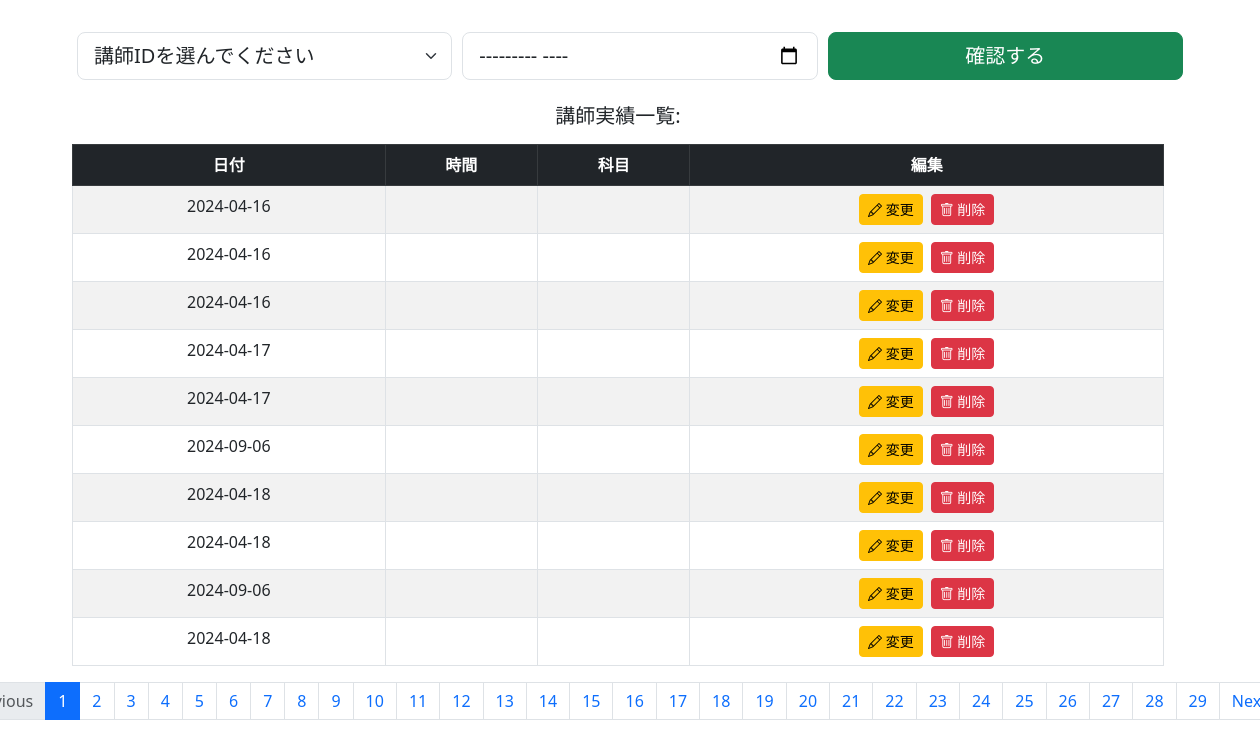
/graduation/timetable1.php, run on the app's committed database.
### tables this page shows
CREATE TABLE IF NOT EXISTS `timetable` (
  `id` int NOT NULL AUTO_INCREMENT,
  `teacher_name` varchar(15) NOT NULL,
  `subject` varchar(255) NOT NULL,
  `lecture_date` date NOT NULL,
  `start_time` time DEFAULT NULL,
  `end_time` time DEFAULT NULL,
  `classroom` varchar(100) DEFAULT NULL,
  PRIMARY KEY (`id`)
);

### graduation/timetable1.php (the view, shortened to what this page needs)
<!DOCTYPE html>
<html lang="ja">
<head>
    <link href="https://cdn.jsdelivr.net/npm/bootstrap@5.3.0/dist/css/bootstrap.min.css" rel="stylesheet">
</head>
<body>
<!DOCTYPE html>
<html lang="en">
<head>
    <link href="https://cdn.jsdelivr.net/npm/bootstrap@5.3.0-alpha1/dist/css/bootstrap.min.css" rel="stylesheet">
    <link href="https://cdnjs.cloudflare.com/ajax/libs/bootstrap-icons/1.8.3/font/bootstrap-icons.min.css" rel="stylesheet">
</head>
<body>
    <div class="container mt-3">
        <?php
        include('database.php');
        ?>
        <div class="row ">
            <div class="col-sm-12 mt-3">
                <form action="<?php echo htmlspecialchars($_SERVER["PHP_SELF"]); ?>" method="post">
                    <div class="flex-container">
                        <select class="form-select form-select-lg" id="sel1" name="sellist1">
                            <option value="">講師IDを選んでください</option>
                        </select>
                        <input type="month" class="form-control form-control-lg" id="month" name="month">
                        <button type="submit" class="btn btn-success btn-lg" id="submit" name="submit">確認する</button>
                    </div>
                </form>
            </div>
            <div class="row mt-2 text-center">
    <?php
    $sel1 = $_POST['sellist1'] ?? null;
    $selectedMonth = $_POST['month'] ?? null;
    $results_per_page = 10;
    $page = isset($_GET['page']) && is_numeric($_GET['page']) ? (int)$_GET['page'] : 1;
    $start_from = ($page - 1) * $results_per_page;
    if (isset($_POST['submit']) && ($sel1 || $selectedMonth)) {
        $query = "SELECT * FROM timetable WHERE 1=1";
        if ($sel1) {
            $query .= " AND id = ?";
        }
        if ($selectedMonth) {
            $year = date("Y", strtotime($selectedMonth));
            $month = date("m", strtotime($selectedMonth));
            $query .= " AND YEAR(lecture_date) = ? AND MONTH(lecture_date) = ?";
        }
        $query .= " LIMIT ?, ?";
        $stmt = $conn->prepare($query);
        if ($sel1 && $selectedMonth) {
            $stmt->bind_param("ssiii", $sel1, $year, $month, $start_from, $results_per_page);
        } elseif ($sel1) {
            $stmt->bind_param("sii", $sel1, $start_from, $results_per_page);
        } elseif ($selectedMonth) {
            $stmt->bind_param("ssii", $year, $month, $start_from, $results_per_page);
        }
        $stmt->execute();
        $result_teacher = $stmt->get_result();
    } else {
        $query = "SELECT * FROM timetable LIMIT ?, ?";
        $stmt = $conn->prepare($query);
        $stmt->bind_param("ii", $start_from, $results_per_page);
        $stmt->execute();
        $result_teacher = $stmt->get_result();
    }
    $total_rows_query = "SELECT COUNT(*) AS total FROM timetable";
    $total_rows_result = $conn->query($total_rows_query);
    $total_rows = $total_rows_result->fetch_assoc()['total'];
    $total_pages = ceil($total_rows / $results_per_page);
    if ($result_teacher->num_rows > 0) {
        echo "<h5 class='mb-3 mt-3'>講師実績一覧:</h5>";
        echo "<div class='table-responsive'>";
        echo "<table class='table table-striped table-bordered'>";
        echo "<thead class='table-dark'><tr>";
        echo "<th>日付</th>";
        echo "<th>時間</th>";
        echo "<th>科目</th>";
        echo "<th>編集</th>";
        echo "</tr></thead>";
        echo "<tbody>";
        while ($row_teacher = $result_teacher->fetch_assoc()) {
            echo "<tr>";
            echo "<td>" . htmlspecialchars($row_teacher['lecture_date']) . "</td>";
            echo "<td>" . htmlspecialchars($row_teacher['time_range']) . "</td>";
            echo "<td>" . htmlspecialchars($row_teacher['subject_name']) . "</td>";
            echo "<td>";
            echo "<a href='edit_lecture.php?lecture_id=" . htmlspecialchars($row_teacher['lecture_id']) . "' class='btn btn-warning btn-sm me-2'><i class='bi bi-pencil'></i> 変更</a>";
            echo "<a href='delete_lecture.php?lecture_id=" . htmlspecialchars($row_teacher['lecture_id']) . "' class='btn btn-danger btn-sm' onclick='return confirm(\"Are you sure you want to delete this lecture?\");'><i class='bi bi-trash'></i> 削除</a>";
            echo "</td>";
            echo "</tr>";
        }
        echo "</tbody></table>";
        echo "</div>";
echo "<nav aria-label='Page navigation'>";
echo "<ul class='pagination justify-content-center'>";
if ($page > 1) {
    echo "<li class='page-item'><a class='page-link' href='?page=" . ($page - 1) . "'>Previous</a></li>";
} else {
    echo "<li class='page-item disabled'><a class='page-link'>Previous</a></li>";
}
for ($i = 1; $i <= $total_pages; $i++) {
    if ($i == $page) {
        echo "<li class='page-item active'><a class='page-link' href='?page=$i'>$i</a></li>";
    } else {
        echo "<li class='page-item'><a class='page-link' href='?page=$i'>$i</a></li>";
    }
}
if ($page < $total_pages) {
    echo "<li class='page-item'><a class='page-link' href='?page=" . ($page + 1) . "'>Next</a></li>";
} else {
    echo "<li class='page-item disabled'><a class='page-link'>Next</a></li>";
}
echo "</ul>";
echo "</nav>";
    } else {
        echo "<h5 class='text-danger'>データが見つかりません。</h5>";
    }
    ?>
</div>
</body>
</html>

### graduation/timetable1.php (style rules this page uses)
.flex-container { display: flex; justify-content: space-between; align-items: center; }
.flex-container .form-select, .flex-container .form-control, .flex-container button { flex: 1; margin: 0 5px; }

### data on the page
timetable: lecture_date "2024-04-16"
timetable: lecture_date "2024-04-16"
timetable: lecture_date "2024-04-16"
timetable: lecture_date "2024-04-17"
timetable: lecture_date "2024-04-17"
timetable: lecture_date "2024-09-06"
timetable: lecture_date "2024-04-18"
timetable: lecture_date "2024-04-18"
timetable: lecture_date "2024-09-06"
timetable: lecture_date "2024-04-18"
